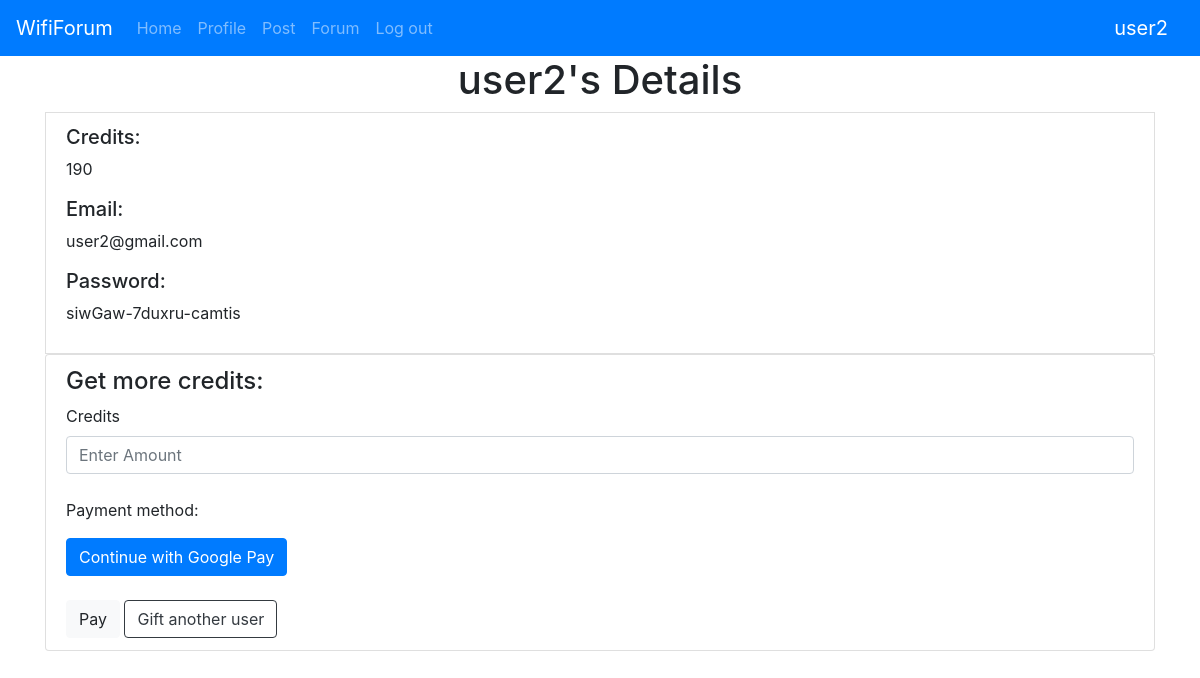
The page /profile (signed in) on the database its author committed.
### website/models.py (models this page shows)
class User(db.Model, UserMixin):
    id = db.Column(db.Integer, primary_key=True)
    email = db.Column(db.String(150), unique=True)
    password = db.Column(db.String(150))
    username = db.Column(db.String(150), unique=True)
    credit = db.Column(db.Integer)
    posts = db.relationship('Post')

### website/views.py (the view, shortened to what this page needs)
@view.route('/profile', methods=['GET', 'POST'])
@login_required
def profile():
    return render_template('profile.html', user=current_user)

### website/__init__.py (called while the page is built)
def create_app():
    app = Flask(__name__)
    app.config['SECRET_KEY'] = 'abc' #Dit zorgt voor een encryptie van de data cookies en sessie data, je kan dit ook gwn disablen als het problemen veroorzaakt
    app.config['SQLALCHEMY_DATABASE_URI'] = f'sqlite:///{DB_NAME}'
    db.init_app(app)
    from .views import view
    from .auth import auth
    app.register_blueprint(view, url_prefix='/')
    app.register_blueprint(auth, url_prefix='/')
    from .models import User, Post
    create_database(app)
    login_manager = LoginManager()
    login_manager.login_view = 'auth.login'
    login_manager.init_app(app)
    @login_manager.user_loader
    def load_user(id):
        return User.query.get(int(id))
    return app

### website/templates/profile.html
{% extends "base.html" %} {% block title %}Profile{% endblock %} {% block
content %}
<h1 align="center">{{user.username}}'s Details</h1>
<div class="list-group-item">
  <h5>Credits:</h5>
  <p>{{ user.credit }}</p>
  <h5>Email:</h5>
  <p>{{ user.email }}</p>
  <h5>Password:</h5>
  <p>{{ user.password }}</p>
</div>
<form method="POST">
  <div class="list-group-item">
    <h4>Get more credits:</h4>
    <label for="credits">Credits</label>
    <input
      type="integer"
      class="form-control"
      id="credits"
      name="credits"
      placeholder="Enter Amount"
      maxlength = "6"
      required
    />
    <br>
    <p>Payment method:</p>
    <button
      class="btn btn-primary"
      onclick="window.location.href='https://www.google.com'"
    >
      Continue with Google Pay
    </button>
    <br />
    <br />
    <button class="btn btn-light" type="submit">Pay</button>
</form>
    <a type="button" class="btn btn-outline-dark" href="/gift">Gift another user</a>
  </div>
{% endblock %}

### website/templates/base.html (shortened to what this page needs)
<!DOCTYPE html>
<html>
  <head>
    <link
      rel="stylesheet"
      href="https://stackpath.bootstrapcdn.com/bootstrap/4.4.1/css/bootstrap.min.css"
    />
    <link
      rel="stylesheet"
      href="https://stackpath.bootstrapcdn.com/font-awesome/4.7.0/css/font-awesome.min.css"
    />
  </head>
  <body>
    <nav class="navbar navbar-expand-lg navbar-dark bg-primary">
      <a class="navbar-brand" href="#">WifiForum</a>
      <div class="'collapse navbar-collapse" id="navbar">
        <div class="navbar-nav">
          {% if user.is_authenticated %}
          <a class="nav-item nav-link" id="home" href="/"> Home </a>
          <a class="nav-item nav-link" id="profile" href="/profile">
            Profile
          </a>
          <a class="nav-item nav-link" id="post" href="/post"> Post </a>
          <a class="nav-item nav-link" id="logout" href="/forum"> Forum </a>
          <a class="nav-item nav-link" id="logout" href="/logout"> Log out </a>
          {% else %}
          <a class="nav-item nav-link" id="home" href="/"> Home </a>
          <a class="nav-item nav-link" id="login" href="/login"> Login </a>
          <a class="nav-item nav-link" id="sign-up" href="/signup"> Signup </a>
          {% endif %}
        </div>
      </div>
      <div class="topnav-right">
        {% if user.is_authenticated %}
        <a class="navbar-brand" href="/profile">{{user.username}}</a>
        {% endif %}
      </div>
    </nav>
    <div class="container">{%block content%} {%endblock %}</div>
  </body>
</html>

### rows shown on the page
User: username "user2", credit "190", email "user2@gmail.com", password "siwGaw-7duxru-camtis"
